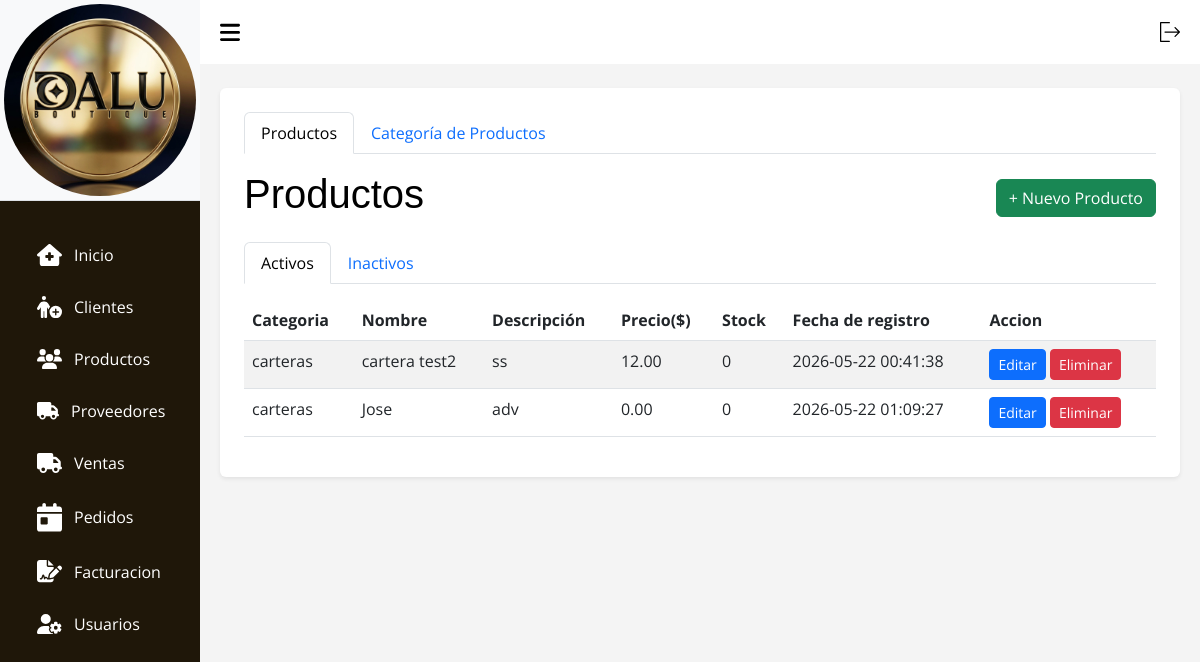
Page /?c=Productos on the committed database.
### tables this page shows
CREATE TABLE `productos` (
  `id` int(11) NOT NULL,
  `id_categoria` int(11) NOT NULL,
  `nombre` varchar(150) NOT NULL,
  `descripcion` text DEFAULT NULL,
  `precio` decimal(10,2) NOT NULL CHECK (`precio` >= 0),
  `stock` int(11) NOT NULL DEFAULT 0 CHECK (`stock` >= 0),
  `fecha_registro` timestamp NOT NULL DEFAULT current_timestamp(),
  `activo` tinyint(1) DEFAULT 1
);

CREATE TABLE `categorias` (
  `id` int(11) NOT NULL,
  `nombre` varchar(100) NOT NULL,
  `descripcion` text DEFAULT NULL,
  `fecha_registro` timestamp NOT NULL DEFAULT current_timestamp(),
  `activo` tinyint(1) NOT NULL DEFAULT 1
);

### src/Models/Conexion.php (called while the page is built, shortened)
<?php
    class Conexion extends PDO {
        function __construct() {
            $servername = "localhost";
            $username = "root";
            $password = "";
            $dbname = "tiendadalu";
        }
    }

### src/Models/Productos.php (called while the page is built, shortened)
<?php
    class Productos extends Conexion {
        public function search() {
            $sql = "(SELECT p.*, c.nombre AS categoria FROM productos p JOIN categorias c ON p.id_categoria = c.id WHERE p.activo = 1)";
            $stmt = $this->prepare($sql);
            $stmt->execute();
            return $stmt->fetchAll();
        }
    }

### src/Views/V_Productos.php (the view, shortened to what this page needs)
<!DOCTYPE html>
<html lang="es">
<head>
    <link rel="stylesheet" href="assets/css/css.css">
    <link rel="stylesheet" href="assets/css/tabla.css">
    <link rel="stylesheet" href="assets/css/header.css">
    <link rel="stylesheet" href="assets/bootstrap.min.css">
    <link rel="stylesheet" href="assets/DataTablet/datatables.css">
</head>
<body>
    <?php require_once __DIR__ . "/../Views/layout/header.php"; ?>
    <main>
        <div class="container bg-white p-4 rounded shadow-sm">
            <ul class="nav nav-tabs mb-3" id="mainTabs" role="tablist">
                <li class="nav-item">
                    <button class="nav-link active" id="tab-productos" data-bs-toggle="tab" data-bs-target="#productos"
                        type="button">Productos</button>
                </li>
                <li class="nav-item">
                    <button class="nav-link" id="tab-categorias" data-bs-toggle="tab" data-bs-target="#categorias"
                        type="button">Categoría de Productos</button>
                </li>
            </ul>
            <div class="tab-content">
                <div class="tab-pane fade show active" id="productos">
                    <div class="d-flex justify-content-between align-items-center mb-3">
                        <h1 class="titulo text-black">Productos</h1>
                        <button class="btn btn-success" data-bs-toggle="modal" data-bs-target="#modalAgregar">+ Nuevo
                        Producto</button>
                    </div>
                    <ul class="nav nav-tabs mb-3" id="productoTabs" role="tablist">
                        <li class="nav-item">
                            <button class="nav-link active" id="activos-tab" data-bs-toggle="tab" data-bs-target="#activos"
                                type="button">Activos</button>
                        </li>
                        <li class="nav-item">
                            <button class="nav-link" id="inactivos-tab" data-bs-toggle="tab" data-bs-target="#inactivos"
                                type="button">Inactivos</button>
                        </li>
                    </ul>
                    <div class="tab-content">
                        <div class="tab-pane fade show active" id="activos">
                            <div class="table-responsive">
                                <table id="tablaActivos" class="table-DT table table-striped">
                                    <thead>
                                        <tr>
                                            <th scope="col">Categoria</th>
                                            <th scope="col">Nombre</th>
                                            <th scope="col">Descripción</th>
                                            <th scope="col">Precio($)</th>
                                            <th scope="col">Stock</th>
                                            <th scope="col">Fecha de registro</th>
                                            <th scope="col">Accion</th>
                                        </tr>
                                    </thead>
                                    <tbody>
                                        <?php foreach ($productos as $p): ?>
                                        <tr>
                                            <td><?php echo $p['categoria']; ?></td>
                                            <td><?php echo $p['nombre']; ?></td>
                                            <td><?php echo $p['descripcion']; ?></td>
                                            <td><?php echo $p['precio']; ?></td>
                                            <td><?php echo $p['stock']; ?></td>
                                            <td><?php echo $p['fecha_registro']; ?></td>
                                            <td>
                                                <button class="btn btn-sm btn-primary" data-bs-toggle="modal"
                                                    data-bs-target="#modalEditar<?= $p['id'] ?>">Editar</button>
                                                <button type="button" class="btn btn-sm btn-danger" data-bs-toggle="modal"
                                                    data-bs-target="#modalConfirmarEliminar<?= $p['id'] ?>">Eliminar</button>
                                            </td>
                                        </tr>
                                        <?php endforeach; ?>
                                    </tbody>
                                </table>
                            </div>
                        </div>
                    </div>
                </div>
            </div>
        </div>
    </main>
</body>
</html>

### assets/css/css.css (style rules this page uses)
* { margin: 0; padding: 0; text-decoration: none; box-sizing: border-box; font-family: 'Segoe UI', Tahoma, Geneva, Verdana, sans-serif; }
body { font-family: Arial, Helvetica, sans-serif; height: 100vh; display: flex; flex-wrap: nowrap; background: #9794942c; }
main { width: 100%; padding: 24px 20px 20px 20px; }

### assets/css/tabla.css (style rules this page uses)
.titulo { color: #0508c7; font-family: Impact, Haettenschweiler, 'Arial Narrow Bold', sans-serif; }
.table { border-radius: 10px; }

### assets/css/header.css (style rules this page uses)
* { font-family: 'Open Sans', sans-serif; margin: 0; padding: 0; box-sizing: border-box; }
:root { --grey: #F1F0F6; --dark-grey: #2610a1be; --light: #fff; --dark: #000; --green: #81D43A; --light-green: #E3FFCB; --blue: #1775F1; --light-blue: #D0E4FF; --dark-blue: #0C5FCD; --red: #FC3B56; }
li { list-style: none; }

### assets/DataTablet/datatables.css (style rules this page uses)
:root { --dt-row-selected: 13, 110, 253; --dt-row-selected-text: 255, 255, 255; --dt-row-selected-link: 9, 10, 11; --dt-row-stripe: 0, 0, 0; --dt-row-hover: 0, 0, 0; --dt-column-ordering: 0, 0, 0; --dt-html-background: white; }

### rows in the picture
productos: id_categoria.nombre "carteras", nombre "cartera test2", descripcion "ss", precio "12.00", stock "0", fecha_registro "2026-05-22 00:41:38"
productos: id_categoria.nombre "carteras", nombre "Jose", descripcion "adv", precio "0.00", stock "0", fecha_registro "2026-05-22 01:09:27"
